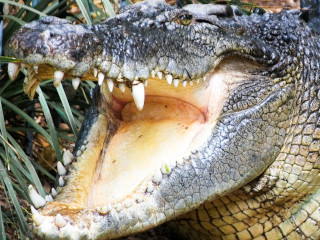
%> input picture images/crocodileoriginal.jpg, 320 x 240 px
$ octave scriptcrocodileimage.m   (GNU Octave 9; MATLAB toolbox functions it lacks are replaced by stand-ins)
%> lines starting %> are read from the running program, lines starting %| are printed output that depends on the picture
im = imread('crocodileoriginal.jpg');
%> im is the input picture: size 240x320x3 uint8; mean R, G, B 140.6, 134, 119.4
ig = rgb2gray(im);
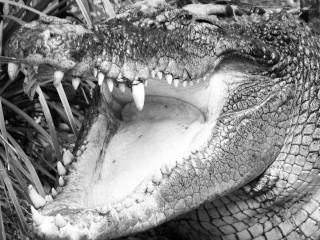
%> ig: size 240x320 uint8; min 0, max 255, mean 134.3
igt = transpose(ig);
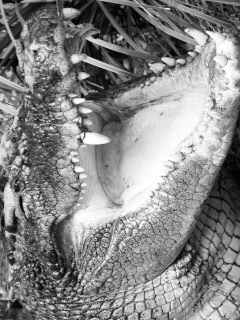
%> igt: size 320x240 uint8; min 0, max 255, mean 134.3; mean of the top-left, top-right, bottom-left and bottom-right quarters 110.5, 154.6, 128.2, 144.1

imWidth = 320;
imHeight = 240;

%for file_num = 1:10
%  filename = sprintf("in%.2d.txt", file_num);
%
%  file = fopen(filename,'w');
%
%  for i = ((file_num-1)*(imHeight/10) + 1):(file_num*imHeight/10)
%    for j = 1:imWidth
%      fprintf(file, "%s\n", dec2bin(ig(i,j), 8));
%    endfor
%  endfor
%
%  fclose(file);
%endfor

filebin = "in.bin";
bin = fopen(filebin, 'w');
fwrite(bin, igt);
fclose(bin);
